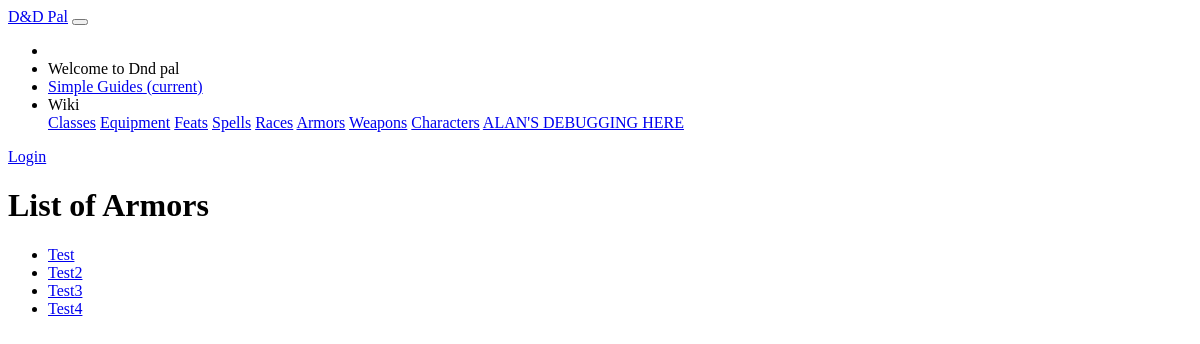
The page /dndpal/armors/ on the database its author committed.
### dndpal/models.py (models this page shows)
class Armor(models.Model):
    name = models.CharField(default = '', primary_key = True, max_length = 100, help_text = "Enter the name of the armor")
    armor_bonus = models.SmallIntegerField(default= 0, help_text="Enter the armor bonus for this item in pounds.")
    max_dexterity =  models.SmallIntegerField(default= 0, help_text="Enter the maximum amount of bonus AC from dex modifier.")
    is_stealth = models.BooleanField(default = False, help_text="Is the armor stealthy?")
    weight = models.SmallIntegerField(default= 0, help_text="Enter the weight for this item in pounds.")
    gold = models.IntegerField(default=0, help_text="Enter the gold-price component for this armor")
    silver = models.IntegerField(default=0, help_text="Enter the silver-price component for this armor")
    copper = models.IntegerField(default=0, help_text="Enter the copper-price component for this armor")
    required_strength = models.SmallIntegerField(default= 0, help_text="Enter the required strength to use this armor.")
    required_materials = models.CharField(default = "", max_length = 10000, help_text = "Enter the required materials to cast this spell in JSON format.")
    armor_type = models.CharField(default = "", max_length = 10000, help_text = "Enter a comma separated list for the class")
    def get_absolute_url(self):
        return reverse('armor-detail', args=[str(self.name)])

### dndpal/views.py (the view)
# urls.py: path('armors/', views.ArmorListView.as_view(), name='armors'),
class ArmorListView(generic.ListView):
    model = Armor

### dndpal/templates/dndpal/armor_list.html
{% extends "base_generic.html" %}
{% block content %}
<main role="main" class="container">
    <div class="container card p-5" style="margin-top:10px;">
        <h1>List of Armors</h1>
        {% if armor_list %}
        <ul>
            {% for armor in armor_list %}
            <li>
                <a href="{{ armor.get_absolute_url }}">{{ armor.name }}</a>
            </li>
            {% endfor %}
        </ul>
        {% else %}
        <p>There are no armors in the wiki.</p>
        {% endif %}
    </div>
</main>
{% endblock %}

### rows shown on the page
Armor: name "Test"
Armor: name "Test2"
Armor: name "Test3"
Armor: name "Test4"
